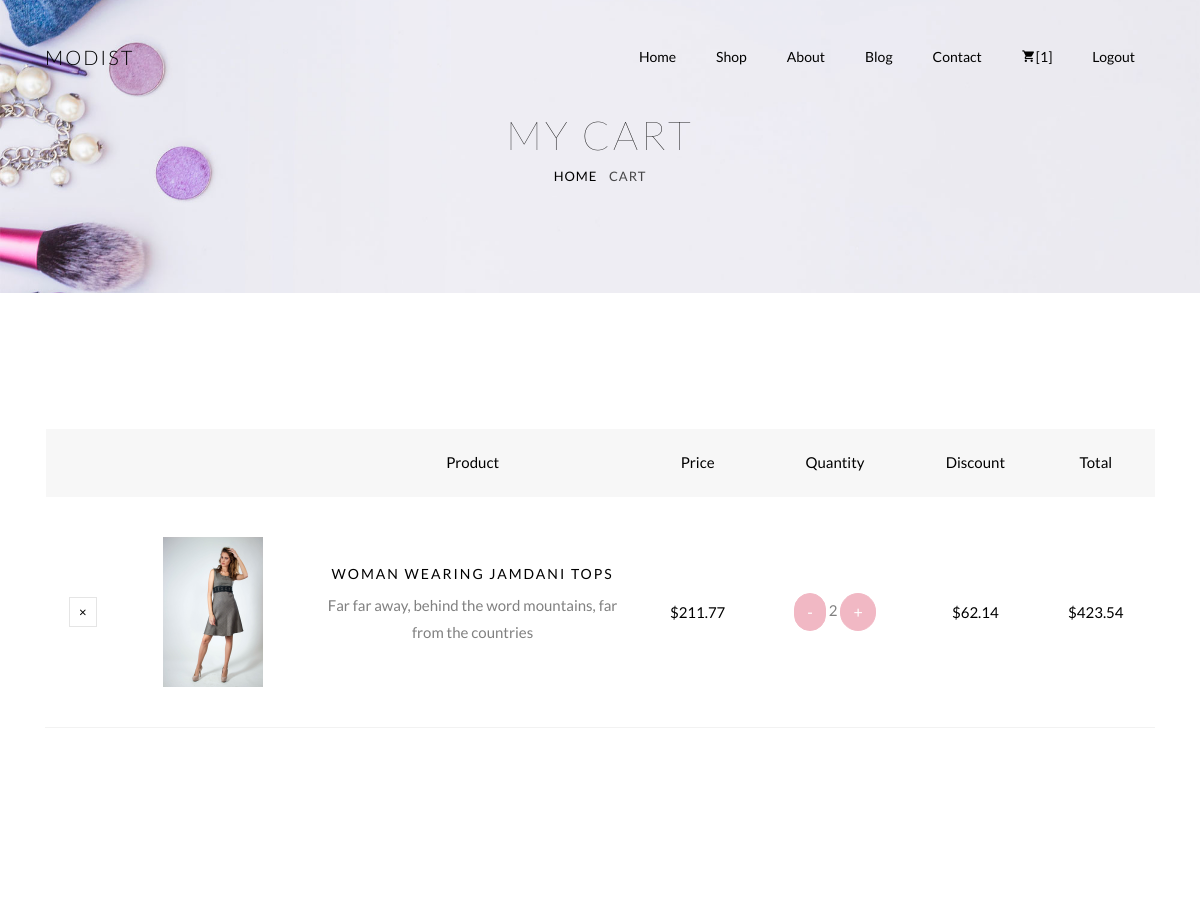
The page /cart/ (signed in, upper part) on the database as committed earlier.
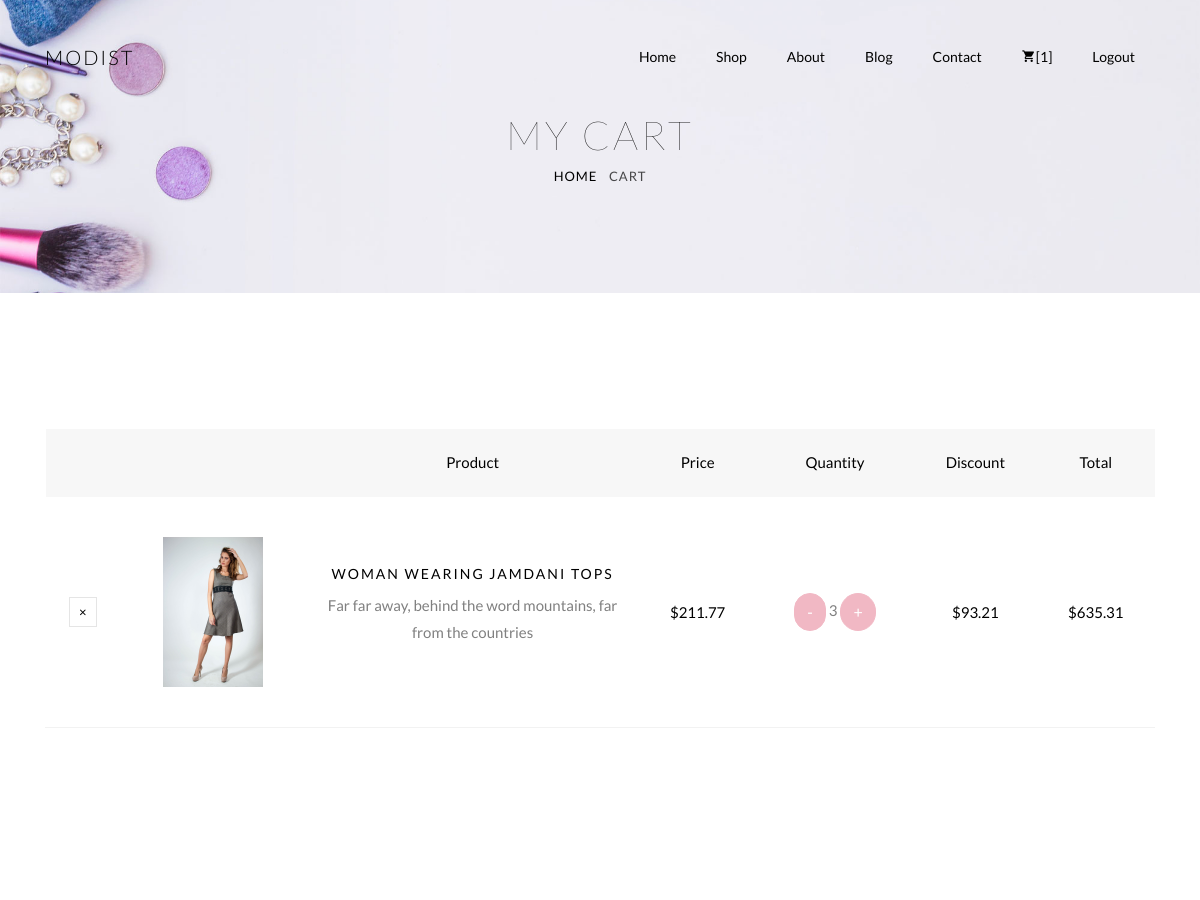
The same page on the database as committed later.
### core/models.py (models this page shows, shortened)
class Order(models.Model):
	user = models.ForeignKey(settings.AUTH_USER_MODEL, on_delete=models.CASCADE)
	items = models.ManyToManyField(OrderProduct)
	start_date = models.DateTimeField(auto_now_add=True)
	ordered_date = models.DateTimeField()
	ordered = models.BooleanField(default=False)
	def get_total(self):
		total = 0
		items_all = self.items.all()
		for order_item in items_all:
			total = total + order_item.get_final_price()
		return total

class OrderProduct(models.Model):
	user = models.ForeignKey(settings.AUTH_USER_MODEL, on_delete=models.CASCADE)
	item = models.ForeignKey(Product,on_delete=models.CASCADE)
	quantity = models.IntegerField(default=1)
	ordered = models.BooleanField(default=False)
	def get_total_item_price(self):
		return self.quantity * self.item.price
	def get_total_discount_item_price(self):
		return self.quantity * self.item.discount_price
	def get_amount_saved(self):
		return self.get_total_item_price() - self.get_total_discount_item_price()
	def get_final_price(self):
		if self.item.discount_price:
			return self.get_total_discount_item_price()
		return self.get_total_item_price()

class Product(models.Model):
	tag_name = models.CharField(max_length=20,blank=True,null=True)
	title = models.CharField(max_length=120)
	description = models.TextField(blank=True,null=True)
	image = models.ImageField()
	price = models.DecimalField(decimal_places=2,max_digits=10)
	discount_price = models.DecimalField(decimal_places=2,max_digits=10)
	slug = models.SlugField()
	timestamp = models.DateTimeField(auto_now_add=True)
	active = models.BooleanField(default=True)
	def get_add_to_cart_url(self):
		return reverse("core_main:add_to_cart",kwargs={
			'slug': self.slug
		})
	def get_remove_from_cart_url(self):
		return reverse("core_main:remove_from_cart",kwargs={
			'slug': self.slug
		})
	def get_remove_single_from_cart_url(self):
		return reverse("core_main:remove_single_item_from_cart",kwargs={
			'slug': self.slug
		})

### core/views.py (the view)
# urls.py: path('cart/',CartView.as_view(),name="cart"),
class CartView(View):
	def get(self,request,*args,**kwargs):
		try:
			order = Order.objects.get(user=self.request.user,ordered=False)
			context = {
				'object': order,
			}
			return render(self.request,'cart.html',context)
		except ObjectDoesNotExist:
			messages.error(self.request,'You do not have active order')
			return redirect("/")

### core/templatetags/cart_template_tags.py (called while the page is built)
@register.filter
def cart_item_count(user):
    if user.is_authenticated:
        qs = Order.objects.filter(user=user, ordered=False)
        if qs.exists():
            return qs[0].items.count()
    return 0

### templates/cart.html (shortened to what this page needs)
{% extends 'base.html' %}
{% load static %}
{% block content %}
		<div class="hero-wrap hero-bread" style="background-image: url({% static 'images/bg_6.jpg' %});">
      <div class="container">
        <div class="row no-gutters slider-text align-items-center justify-content-center">
          <div class="col-md-9 ftco-animate text-center">
            <h1 class="mb-0 bread">My Cart</h1>
            <p class="breadcrumbs">
              <span class="mr-2"><a href="index.html">Home</a>
              </span> <span>Cart</span>
            </p>
          </div>
        </div>
      </div>
    </div>
		<section class="ftco-section ftco-cart">
			<div class="container">
				<div class="row">
    			<div class="col-md-12 ftco-animate">
    				<div class="cart-list">
	    				<table class="table">
						    <thead class="thead-primary">
						      <tr class="text-center">
						        <th>&nbsp;</th>
						        <th>&nbsp;</th>
						        <th>Product</th>
						        <th>Price</th>
						        <th>Quantity</th>
						        <th>Discount</th>
                    <th>Total</th>
						      </tr>
						    </thead>
						    <tbody>
                  {% for obj in object.items.all %}
						      <tr class="text-center">
						        <td class="product-remove">
                      <a href="{{obj.item.get_remove_from_cart_url}}">
                        <span class="ion-ios-close"></span>
                      </a>
                    </td>
						        <td class="image-prod">
                      <div class="img" style="background-image:url({{obj.item.image.url}});"></div>
                    </td>
						        <td class="product-name">
						        	<h3>{{ obj.item.title }}</h3>
						        	<p>Far far away, behind the word mountains, far from the countries</p>
						        </td>
  						        {% if obj.item.discount_price %}
  						          <td class="price">${{ obj.item.discount_price }}</td>
                      {% else %}
  						          <td class="price">${{ obj.item.price }}</td>
                      {% endif %}
  						        <td class="">
                        <a class="btn btn-primary" href="{{obj.item.get_remove_single_from_cart_url}}">
                          <span>-</span>
                        </a>
                          <span>{{ obj.quantity }}</span>
                        <a class="btn btn-primary" href="
                          {{obj.item.get_add_to_cart_url}}">
                          <span>+</span>
                        </a>
					            </td>
                      <td class="total">${{ obj.get_amount_saved }}</td>
						        {% if obj.get_total_discount_item_price %}
						          <td class="total">${{ obj.get_total_discount_item_price }}</td>
                    {% else %}
                      <td class="total">${{ obj.get_total_item_price }}</td>
                    {% endif %}
						      </tr>
                  {% endfor %}
						    </tbody>
						  </table>
					  </div>
    			</div>
    		</div>
    		<div class="row justify-content-end">
    		</div>
			</div>
		</section>
{% endblock %}

### templates/base.html (shortened to what this page needs)
<!DOCTYPE html>
<html lang="en">
  {% include 'head.html' %}
  <body>
	    {% include 'navbar.html' %}
		{% block content %}
		{% endblock %}
  </body>
</html>

### templates/head.html (shortened to what this page needs)
{% load static %}
<head>
    <link rel="stylesheet" href="{% static 'css/open-iconic-bootstrap.min.css' %}">
    <link rel="stylesheet" href="{% static 'css/animate.css' %}">
    <link rel="stylesheet" href="{% static 'css/owl.carousel.min.css' %}">
    <link rel="stylesheet" href="{% static 'css/owl.theme.default.min.css' %}">
    <link rel="stylesheet" href="{% static 'css/magnific-popup.css' %}">
    <link rel="stylesheet" href="{% static 'css/aos.css' %}">
    <link rel="stylesheet" href="{% static 'css/ionicons.min.css' %}">
    <link rel="stylesheet" href="{% static 'css/bootstrap-datepicker.css' %}">
    <link rel="stylesheet" href="{% static 'css/jquery.timepicker.css' %}">
    <link rel="stylesheet" href="{% static 'css/flaticon.css' %}">
    <link rel="stylesheet" href="{% static 'css/icomoon.css' %}">
    <link rel="stylesheet" href="{% static 'css/style.css' %}">
  </head>

### templates/navbar.html (shortened to what this page needs)
{% load cart_template_tags %}
<nav class="navbar navbar-expand-lg navbar-dark ftco_navbar bg-dark ftco-navbar-light" id="ftco-navbar">
	<div class="container">
	    <a class="navbar-brand" href="index.html">Modist</a>
	    <div class="collapse navbar-collapse" id="ftco-nav">
	        <ul class="navbar-nav ml-auto">
	        	<li class="nav-item active">
	          		<a href="/." class="nav-link">Home</a>
	        	</li>
	          	<li class="nav-item dropdown">
              		<a href="/shop" class="nav-link">Shop</a>
           		</li>
	        	<li class="nav-item">
	        		<a href="/about" class="nav-link">About</a>
	        	</li>
	        	<li class="nav-item">
	        		<a href="/blog" class="nav-link">Blog</a>
	        	</li>
	        	<li class="nav-item">
	        		<a href="/contact" class="nav-link">Contact</a>
	        	</li>
	        	{% if request.user.is_authenticated %}
	        		<li class="nav-item cta cta-colored">
	        			<a href="{% url 'core_main:cart' %}" class="nav-link">
	        				<span class="icon-shopping_cart"></span>[{{ request.user|cart_item_count }}]
	        			</a>
	        		</li>
	        		<li class="nav-item">
	        			<a href="{% url 'account_logout' %}" class="nav-link">Logout</a>
	        		</li>
	        	{% endif %}
	        </ul>
	    </div>
	</div>
</nav>

### templates/scripts.html (shortened to what this page needs)
{% load static %}

### static_in_project/css/icomoon.css (style rules this page uses)
[class^="icon-"], [class*=" icon-"] { font-family: 'icomoon' !important; speak: none; font-style: normal; font-weight: normal; font-variant: normal; text-transform: none; line-height: 1; -webkit-font-smoothing: antialiased; -moz-osx-font-smoothing: grayscale; }
.icon-shopping_cart:before { content: "\e8cc"; }

Rows that differ between the two databases and show on the page:
changed OrderProduct "WOMAN WEARING JAMDANI TOPS": quantity "2" → "3"; get_amount_saved "62.14" → "93.21"; get_total_discount_item_price "423.54" → "635.31"
